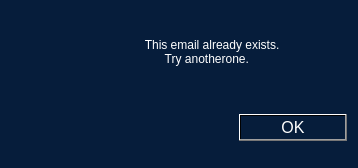
<?xml version="1.0" encoding="UTF-8"?>
<ui version="4.0">
 <class>Exist</class>
 <widget class="QDialog" name="Exist">
  <property name="geometry">
   <rect>
    <x>0</x>
    <y>0</y>
    <width>358</width>
    <height>168</height>
   </rect>
  </property>
  <property name="windowTitle">
   <string>Error</string>
  </property>
  <property name="windowIcon">
   <iconset resource="resource.qrc">
    <normaloff>:/img/img/stop.png</normaloff>:/img/img/stop.png</iconset>
  </property>
  <property name="windowOpacity">
   <double>0.900000000000000</double>
  </property>
  <property name="styleSheet">
   <string notr="true">background-color: qlineargradient(spread:pad, x1:0, y1:1, x2:0, y2:1, stop:0 rgba(6, 29, 59, 255));
color: rgb(255, 255, 255);</string>
  </property>
  <layout class="QGridLayout" name="gridLayout">
   <item row="0" column="0">
    <widget class="QLabel" name="label">
     <property name="styleSheet">
      <string notr="true">image: url(:/img/img/stop.png);</string>
     </property>
     <property name="text">
      <string/>
     </property>
    </widget>
   </item>
   <item row="0" column="1" colspan="2">
    <widget class="QLabel" name="label_2">
     <property name="styleSheet">
      <string notr="true">font: 10pt &quot;MS Shell Dlg 2&quot;;</string>
     </property>
     <property name="text">
      <string>      This email already exists. 
            Try anotherone.</string>
     </property>
    </widget>
   </item>
   <item row="1" column="0" colspan="2">
    <spacer name="horizontalSpacer">
     <property name="orientation">
      <enum>Qt::Horizontal</enum>
     </property>
     <property name="sizeHint" stdset="0">
      <size>
       <width>219</width>
       <height>58</height>
      </size>
     </property>
    </spacer>
   </item>
   <item row="1" column="2">
    <widget class="QPushButton" name="pushButton">
     <property name="font">
      <font>
       <pointsize>12</pointsize>
      </font>
     </property>
     <property name="text">
      <string>OK</string>
     </property>
    </widget>
   </item>
  </layout>
 </widget>
 <resources>
  <include location="resource.qrc"/>
 </resources>
 <connections/>
</ui>
